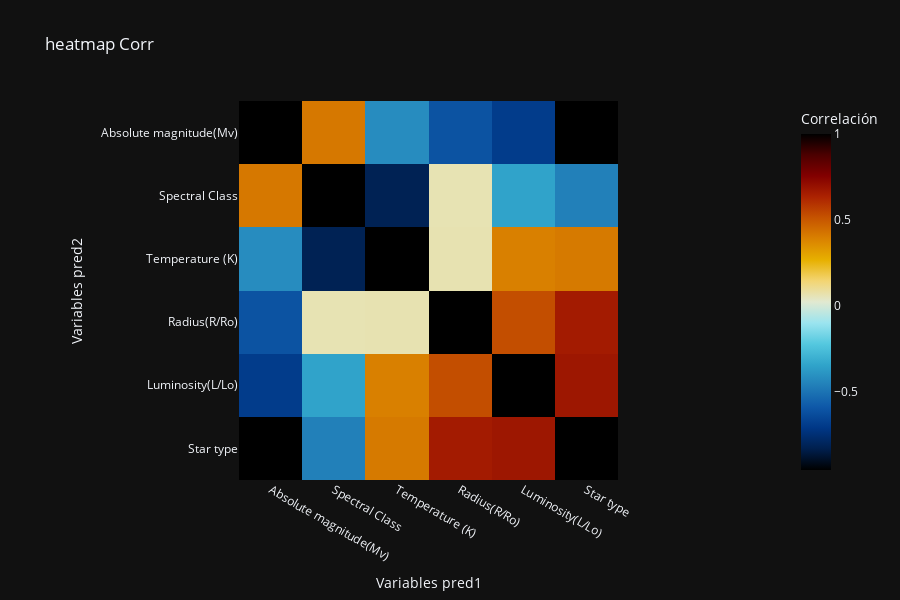

Write notebook code for a chart like this one.
### Code cell
import plotly.express as px

fig=px.imshow(corr.iloc[0:6,0:6], labels =dict(x="Variables pred1", y="Variables pred2", color="Correlación"), x=corr.iloc[0:6,0:6].index,y=corr.iloc[0:6,0:6].index, color_continuous_scale="icefire",template="plotly_dark", height=600, title="heatmap Corr")

fig

### Figure 1 — Plotly figure (JSON) as saved in the notebook; plotly's stock layout.template omitted (floating-point values rounded to 4 significant figures)
{"data": [{"coloraxis": "coloraxis", "hovertemplate": "Variables pred1: %{x}<br>Variables pred2: %{y}<br>Correlación: %{z}<extra></extra>", "name": "0", "type": "heatmap", "x": ["Absolute magnitude(Mv)", "Spectral Class", "Temperature (K)", "Radius(R/Ro)", "Luminosity(L/Lo)", "Star type"], "xaxis": "x", "y": ["Absolute magnitude(Mv)", "Spectral Class", "Temperature (K)", "Radius(R/Ro)", "Luminosity(L/Lo)", "Star type"], "yaxis": "y", "z": [[1, 0.4154, -0.4203, -0.6087, -0.6926, -0.9553], [0.4154, 1, -0.8174, 0.06073, -0.3466, -0.4611], [-0.4203, -0.8174, 1, 0.06422, 0.3934, 0.4111], [-0.6087, 0.06073, 0.06422, 1, 0.5265, 0.661], [-0.6926, -0.3466, 0.3934, 0.5265, 1, 0.6768], [-0.9553, -0.4611, 0.4111, 0.661, 0.6768, 1]]}], "layout": {"coloraxis": {"colorbar": {"title": {"text": "Correlación"}}, "colorscale": [[0, "#000000"], [0.0625, "#001f4d"], [0.125, "#003786"], [0.1875, "#0e58a8"], [0.25, "#217eb8"], [0.3125, "#30a4ca"], [0.375, "#54c8df"], [0.4375, "#9be4ef"], [0.5, "#e1e9d1"], [0.5625, "#f3d573"], [0.625, "#e7b000"], [0.6875, "#da8200"], [0.75, "#c65400"], [0.8125, "#ac2301"], [0.875, "#820000"], [0.9375, "#4c0000"], [1, "#000000"]]}, "height": 600, "title": {"text": "heatmap Corr"}, "xaxis": {"anchor": "y", "constrain": "domain", "domain": [0, 1], "scaleanchor": "y", "title": {"text": "Variables pred1"}}, "yaxis": {"anchor": "x", "autorange": "reversed", "constrain": "domain", "domain": [0, 1], "title": {"text": "Variables pred2"}}}}
